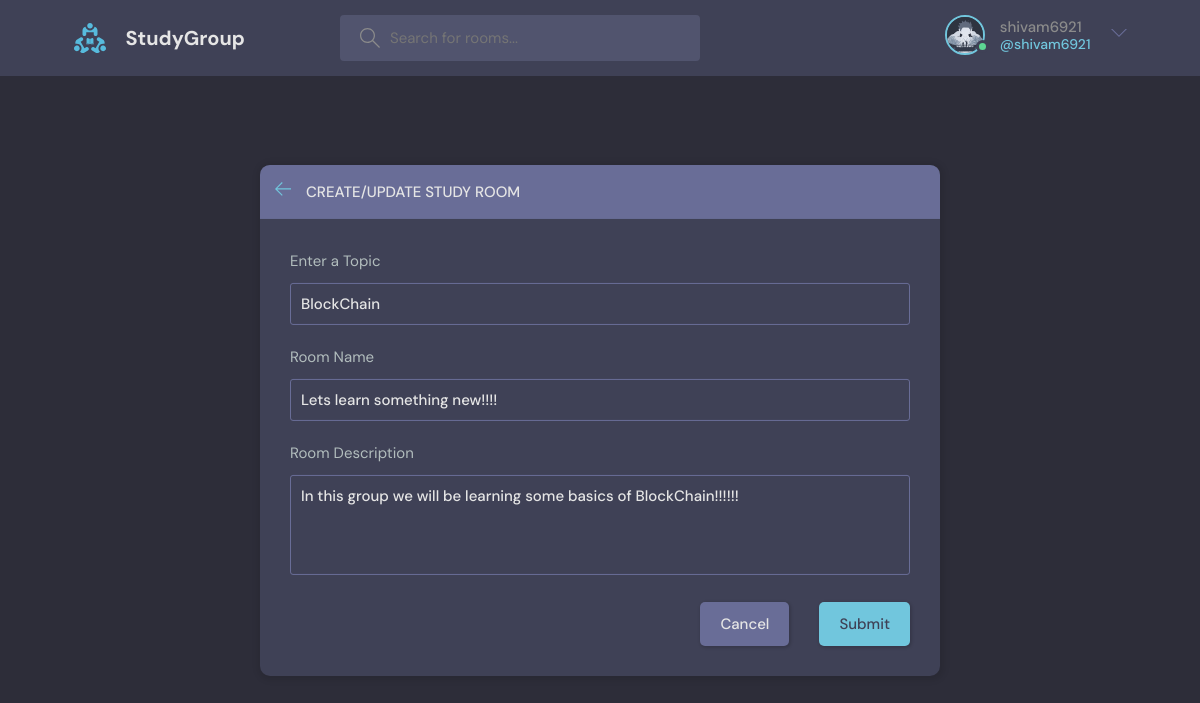
Screenshot of /updateRoom/2/ (signed in) with the database file from the repository.
### base/models.py (models this page shows, shortened)
class User(AbstractUser):
    name = models.CharField(max_length=255,null=True)
    email = models.EmailField(unique=True, null=True)
    bio = models.TextField(null=True)
    avatar = models.ImageField(default="avatar.svg", null=True)
    USER_NAME_FIELD = 'email'
    REQUIRED_FIELDS = []

class Room(models.Model):
    host = models.ForeignKey(User, on_delete=models.SET_NULL, null=True)
    topic = models.ForeignKey(Topic, on_delete=models.SET_NULL, null=True)
    name = models.CharField(max_length=200)
    description = models.TextField(null=True, blank=True)
    participants = models.ManyToManyField(User, related_name='participants', blank=True)
    updated = models.DateTimeField(auto_now=True)
    created = models.DateTimeField(auto_now_add=True)
    class Meta:
        ordering = ['-created', '-updated']

class Topic(models.Model):
    name = models.CharField(max_length=200)

### base/views.py (the view, shortened to what this page needs)
# urls.py: path('updateRoom/<str:pk>/', views.updateRoom, name='updateRoom'),
@login_required(login_url='login')
def updateRoom(request,pk):
    room = Room.objects.get(id=pk)
    form = RoomForm(instance=room)
    topic = Topic.objects.all()
    if request.user != room.host:
        return HttpResponse('You are not authorized to edit this room')
    context = {'form': form, 'topic': topic, 'room': room}
    return render(request, 'base/room_form.html', context)

### base/forms.py
class RoomForm(ModelForm):
    class Meta:
        model = Room
        fields = '__all__'
        exclude = ['host', 'participants']

### base/templates/base/room_form.html (shortened to what this page needs)
{% extends 'main.html' %}
{% block content %}
  <main class="create-room layout">
    <div class="container">
      <div class="layout__box">
        <div class="layout__boxHeader">
          <div class="layout__boxTitle">
            <a href="{% url 'home' %}">
              <svg version="1.1" xmlns="http://www.w3.org/2000/svg" width="32" height="32" viewBox="0 0 32 32">
                <title>arrow-left</title>
                <path
                  d="M13.723 2.286l-13.723 13.714 13.719 13.714 1.616-1.611-10.96-10.96h27.625v-2.286h-27.625l10.965-10.965-1.616-1.607z">
                </path>
              </svg>
            </a>
            <h3>Create/Update Study Room</h3>
          </div>
        </div>
        <div class="layout__body">
          <form class="form" method="POST" action="">
            <div class="form__group">
              <label for="room_topic">Enter a Topic</label>
              <input required type="text" value="{{room.topic.name}}" name="topic" list="topic-list" />
            </div>
            <div class="form__group">
              <label for="room_name">Room Name</label>
              {{form.name}}
            </div>
            <div class="form__group">
              <label for="room_name">Room Description</label>
              {{form.description}}
            </div>
            <div class="form__action">
              <a class="btn btn--dark" href="index.html">Cancel</a>
              <button class="btn btn--main" type="submit">Submit</button>
            </div>
          </form>
        </div>
      </div>
    </div>
  </main>
  {% endblock %}

### templates/navbar.html (shortened to what this page needs)
{% load static %}
<header class="header header--loggedIn">
    <div class="container">
      <a href="{% url 'home' %}" class="header__logo">
        <img src="{% static "images/logo.svg" %}" />
        <h1>StudyGroup</h1>
      </a>
      <form class="header__search" method="GET" action="{% url 'home' %}">
        <label>
          <input name="q" placeholder="Search for rooms..." />
        </label>
      </form>
      <nav class="header__menu">
        {% if user.is_authenticated %}
        <div class="header__user">
          <a href="{% url 'updateUser' %}">
            <div class="avatar avatar--medium active">
              <img src="{{request.user.avatar.url}}" />
            </div>
            <p>{{request.user.username}}<span>@{{request.user.username}}</span></p>
          </a>
          <button class="dropdown-button">
            <svg version="1.1" xmlns="http://www.w3.org/2000/svg" width="32" height="32" viewBox="0 0 32 32">
              <title>chevron-down</title>
              <path d="M16 21l-13-13h-3l16 16 16-16h-3l-13 13z"></path>
            </svg>
          </button>
        </div>
        {% else %}
        <a href="{% url "login" %}">
          <img src="{% static "images/avatar.svg" %}" />
          <p>Login</p>
        </a>
        {% endif%}
      </nav>
    </div>
  </header>

### rows the page displays
User: user.avatar (picture), user.username "shivam6921"
Room: topic "BlockChain", name "Lets learn something new!!!!", description "In this group we will be learning some basics of BlockChain!!!!!!"
